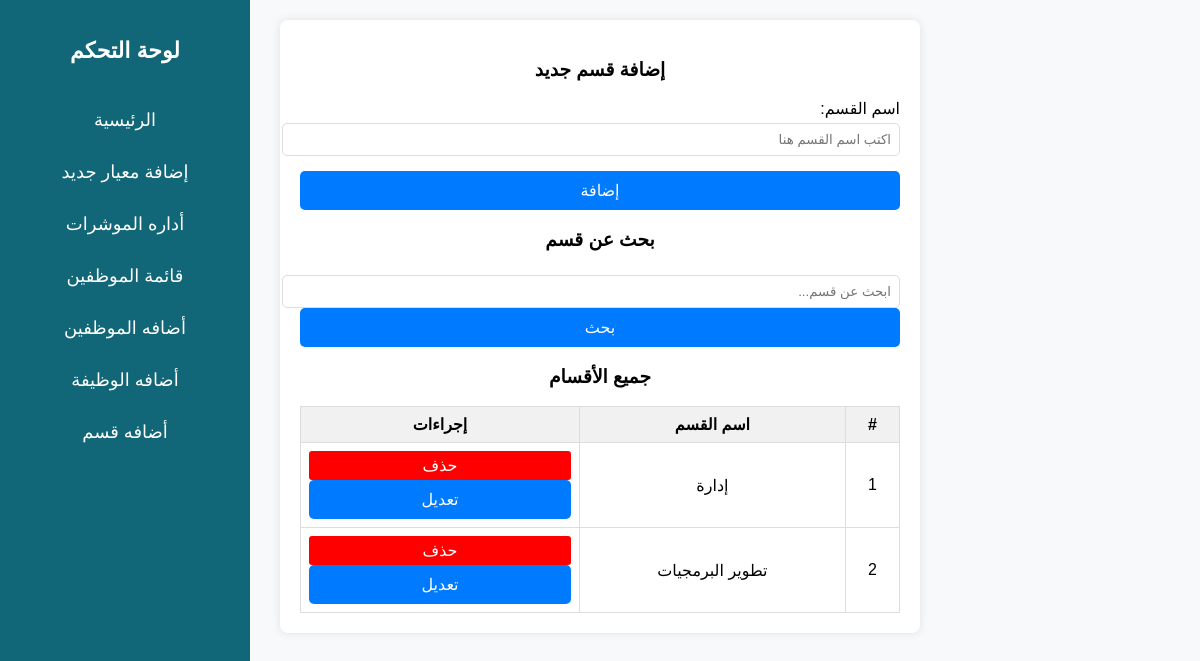
/pages/dashboard/add-category.php, run on an earlier commit of the app's database.
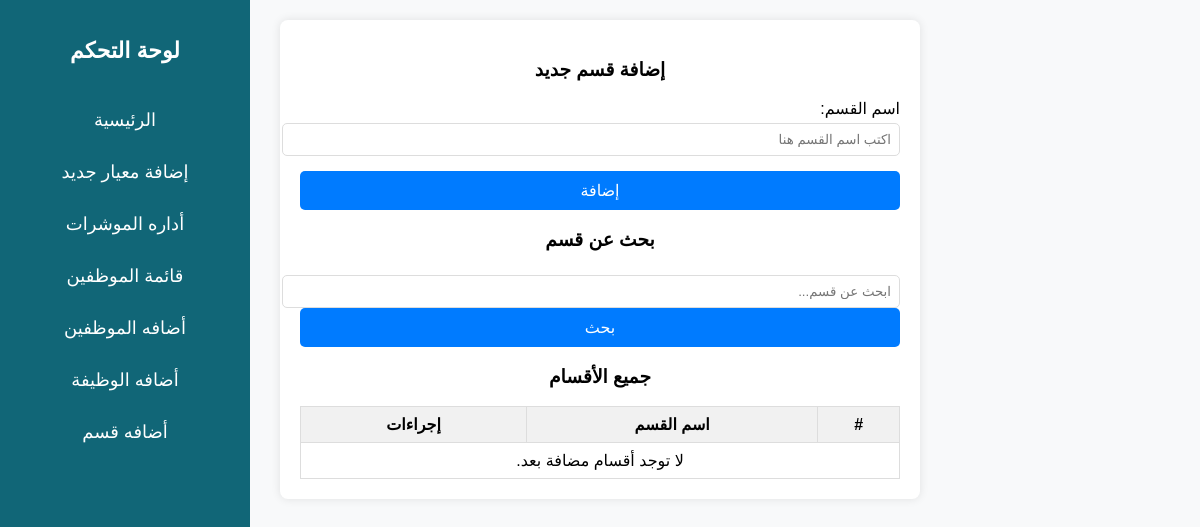
And on a later commit of the database.
### tables this page shows
CREATE TABLE `categorys` (
  `id` int(11) NOT NULL,
  `name` varchar(255) NOT NULL
);

### pages/dashboard/add-category.php (the view, shortened to what this page needs)
<?php include './layout/sideBar.php'; ?>
<?php
include('../../config/connect.php');
$searchTerm = '';
if (isset($_POST['searchTerm'])) {
    $searchTerm = trim($_POST['searchTerm']);
    $sql = "SELECT * FROM categorys WHERE name LIKE :searchTerm";
    $stmt = $con->prepare($sql);
    $stmt->bindValue(':searchTerm', '%' . $searchTerm . '%');
} else {
    $sql = "SELECT * FROM categorys";
    $stmt = $con->prepare($sql);
}
$stmt->execute();
$sections = $stmt->fetchAll(PDO::FETCH_ASSOC);
?>
<div class="container">
    <h3>إضافة قسم جديد</h3>
    <form method="POST" action="">
        <div class="form-group">
            <label for="sectionName">اسم القسم:</label>
            <input type="text" name="sectionName" id="sectionName" placeholder="اكتب اسم القسم هنا" required>
        </div>
        <button type="submit">إضافة</button>
    </form>
    <h3>بحث عن قسم</h3>
    <form method="POST" action="">
        <input type="text" name="searchTerm" placeholder="ابحث عن قسم..." value="<?php echo htmlspecialchars($searchTerm); ?>">
        <button type="submit">بحث</button>
    </form>
    <h3>جميع الأقسام</h3>
    <table>
        <thead>
            <tr>
                <th>#</th>
                <th>اسم القسم</th>
                <th>إجراءات</th>
            </tr>
        </thead>
        <tbody id="criteriaTable">
            <?php
            if ($sections) {
                $index = 1;
                foreach ($sections as $row) {
                    echo "<tr>
                            <td>{$index}</td>
                            <td>{$row['name']}</td>
                            <td>
                                <form method='POST' action='' style='display:inline;'>
                                    <input type='hidden' name='deleteId' value='{$row['id']}'>
                                    <button class='delete-btn' type='submit' onclick='return confirm(\"هل أنت متأكد من حذف هذا القسم؟\");'>حذف</button>
                                </form>
                                <form method='GET' action='edit-category.php?id={$row['id']}' style='display:inline;'>
                                    <button type='button' onclick='window.location=\"edit-category.php?id={$row['id']}\"'>تعديل</button>
                                </form>
                            </td>
                          </tr>";
                    $index++;
                }
            } else {
                echo "<tr><td colspan='3'>لا توجد أقسام مضافة بعد.</td></tr>";
            }
            ?>
        </tbody>
    </table>
</div>
</body>
</html>

What changed in the data, as far as the page shows it:
removed categorys: name "إدارة"
removed categorys: name "تطوير البرمجيات"
Also different on the page:
text now shown: "لا توجد أقسام مضافة بعد."
